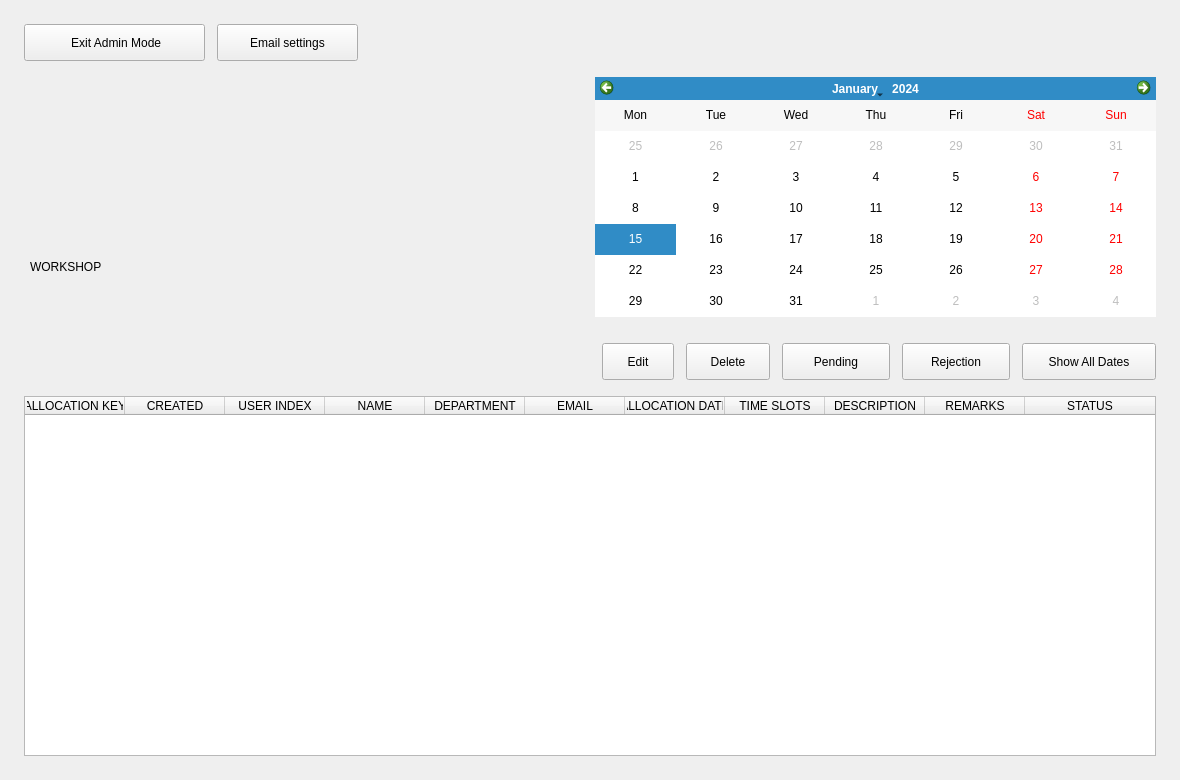
<?xml version='1.0' encoding='utf-8'?>
<ui version="4.0">
 <class>adminWidget</class>
 <widget class="QWidget" name="adminWidget">
  <property name="geometry">
   <rect>
    <x>0</x>
    <y>0</y>
    <width>1180</width>
    <height>780</height>
   </rect>
  </property>
  <property name="darkStyleSheet" stdset="0">
   <string notr="true">QWidget { font-family: "Segoe UI"; font-size: 10pt; }
QWidget { color:#F1F5F9;   }
QMainWindow, QStackedWidget, QWidget#welcomeWidget, QWidget#selectionWidget, QWidget#calanderWidget, QWidget#formWidget, QWidget#adminWidget { background:#0F172A; }
QScrollArea { border:none; background:transparent; }
QScrollArea &gt; QWidget &gt; QWidget { background:#0F172A; }
QScrollArea#cardsScrollArea &gt; QWidget, QWidget#cardsScrollContents { background:transparent; }
QLabel { background:transparent; }
QLabel#welcomeTitle { color:#AABAD0;   }
QLabel#syncLabTitle {   }
QLabel#syncLabSubtitle {   }
QLabel#welcomeDesc, QLabel#selectedDescLabel2, QLabel#adminWsDescLbl { color:#AABAD0;  }
QLabel#selectTitleLabel, QLabel#selectedNameLabel2, QLabel#confirmTitleLbl, QLabel#adminWsTitleLbl {   }
QLineEdit, QTextEdit, QComboBox { background:#1E293B; border:1px solid #43536B; border-radius:7px; padding:8px; selection-background-color:#2563EB; selection-color:white; }
QLineEdit:focus, QTextEdit:focus, QComboBox:focus { border:1px solid #2563EB; }
QComboBox QAbstractItemView { background:#1E293B; color:#F1F5F9; selection-background-color:#2563EB; selection-color:white; }
QPushButton { background:#1E293B; color:#F1F5F9; border:1px solid #43536B; border-radius:8px; padding:9px 14px;  }
QPushButton:hover, QPushButton:focus { background:#253C61; border-color:#2563EB; }
QPushButton:pressed { border:2px solid #2563EB; }
QPushButton#allocateNowBtn, QPushButton#nextBtn, QPushButton#nextTo3Btn, QPushButton#submitBtn, QPushButton#updateBtn { background:#2563EB; color:white; border:1px solid #2563EB; }
QPushButton#allocateNowBtn:hover, QPushButton#nextBtn:hover, QPushButton#nextTo3Btn:hover, QPushButton#submitBtn:hover, QPushButton#updateBtn:hover { background:#1D4ED8; }
QPushButton#deleteBtn, QPushButton#adminDelBtn { color:#FDA4AF; }
QPushButton[timeSlot=true] { padding:10px 8px; }
QPushButton:checked { background:#2563EB; color:white; border-color:#2563EB; }
QPushButton:disabled { background:#0F172A; color:#AABAD0; border:1px solid #43536B; }
QPushButton#allocateNowBtn:disabled, QPushButton#nextBtn:disabled, QPushButton#nextTo3Btn:disabled, QPushButton#submitBtn:disabled, QPushButton#updateBtn:disabled, QPushButton#deleteBtn:disabled, QPushButton#adminDelBtn:disabled { background:#0F172A; color:#AABAD0; border:1px solid #43536B; }
QFrame#summaryBox { background:#253C61; border:1px solid #43536B; border-radius:10px; }
QLabel#summaryDateLbl { color:#8DB8FF;  }
QTableWidget { background:#1E293B; alternate-background-color:#0F172A; border:1px solid #43536B; gridline-color:#43536B; selection-background-color:#253C61; selection-color:#F1F5F9; }
QHeaderView::section { font-weight:600; background:#253C61; color:#F1F5F9; border:none; padding:10px;  }
QTableWidget QLineEdit, QTableWidget QComboBox { padding:4px; border-radius:4px; }
QCalendarWidget { background:#1E293B; border:1px solid #43536B; border-radius:8px; }
QCalendarWidget QWidget#qt_calendar_navigationbar { background:#2563EB; }
QCalendarWidget QToolButton { font-weight:600; color:white; background:transparent; padding:6px;  }
QCalendarWidget QMenu, QCalendarWidget QSpinBox { background:#1E293B; color:#F1F5F9; }
QCalendarWidget QAbstractItemView { background:#1E293B; color:#F1F5F9; selection-background-color:#2563EB; selection-color:white; outline:0; }
QToolTip { background:#1E293B; color:#F1F5F9; border:1px solid #43536B; padding:6px; }
#adminWidget { font-family: "Segoe UI"; font-size: 10pt; font-weight: normal; }
#adminBackBtn { font-family: "Segoe UI"; font-size: 10pt; font-weight: bold; }
#adminImgLabel { font-family: "Segoe UI"; font-size: 10pt; font-weight: normal; }
#adminWsTitleLbl { font-family: "Segoe UI"; font-size: 19pt; font-weight: bold; }
#adminWsDescLbl { font-family: "Segoe UI"; font-size: 11pt; font-weight: normal; }
#adminSettingsBtn { font-family: "Segoe UI"; font-size: 10pt; font-weight: bold; }
#adminShowAllBtn { font-family: "Segoe UI"; font-size: 10pt; font-weight: bold; }
#adminCalFrame { font-family: "Segoe UI"; font-size: 10pt; font-weight: normal; }
#adminCalendar { font-family: "Segoe UI"; font-size: 10pt; font-weight: normal; }
#adminEditBtn { font-family: "Segoe UI"; font-size: 10pt; font-weight: bold; }
#adminDelBtn { font-family: "Segoe UI"; font-size: 10pt; font-weight: bold; }
#pendingEmailBtn { font-family: "Segoe UI"; font-size: 10pt; font-weight: bold; }
#rejectEmailBtn { font-family: "Segoe UI"; font-size: 10pt; font-weight: bold; }
#mainTable { font-family: "Segoe UI"; font-size: 10pt; font-weight: normal; }
CustomCalendarWidget {
 qproperty-approvedColor: #166534;
 qproperty-pendingColor: #92400E;
 qproperty-rejectedColor: #B91C1C;
 qproperty-badgeTextColor: #FFFFFF;
 qproperty-headerBackground: #DBEAFE;
 qproperty-headerForeground: #1E40AF;
 qproperty-badgeFontSize: 11;
}</string>
  </property>
  <property name="styleSheet">
   <string notr="true">QWidget { font-family: "Segoe UI"; font-size: 10pt; }
QWidget { color:#17243B;   }
QMainWindow, QStackedWidget, QWidget#welcomeWidget, QWidget#selectionWidget, QWidget#calanderWidget, QWidget#formWidget, QWidget#adminWidget { background:#F4F7FB; }
QScrollArea { border:none; background:transparent; }
QScrollArea &gt; QWidget &gt; QWidget { background:#F4F7FB; }
QScrollArea#cardsScrollArea &gt; QWidget, QWidget#cardsScrollContents { background:transparent; }
QLabel { background:transparent; }
QLabel#welcomeTitle { color:#52647D;   }
QLabel#syncLabTitle {   }
QLabel#syncLabSubtitle {   }
QLabel#welcomeDesc, QLabel#selectedDescLabel2, QLabel#adminWsDescLbl { color:#52647D;  }
QLabel#selectTitleLabel, QLabel#selectedNameLabel2, QLabel#confirmTitleLbl, QLabel#adminWsTitleLbl {   }
QLineEdit, QTextEdit, QComboBox { background:#FFFFFF; border:1px solid #D4DEEB; border-radius:7px; padding:8px; selection-background-color:#2563EB; selection-color:white; }
QLineEdit:focus, QTextEdit:focus, QComboBox:focus { border:1px solid #2563EB; }
QComboBox QAbstractItemView { background:#FFFFFF; color:#17243B; selection-background-color:#2563EB; selection-color:white; }
QPushButton { background:#FFFFFF; color:#17243B; border:1px solid #D4DEEB; border-radius:8px; padding:9px 14px;  }
QPushButton:hover, QPushButton:focus { background:#EAF2FF; border-color:#2563EB; }
QPushButton:pressed { border:2px solid #2563EB; }
QPushButton#allocateNowBtn, QPushButton#nextBtn, QPushButton#nextTo3Btn, QPushButton#submitBtn, QPushButton#updateBtn { background:#2563EB; color:white; border:1px solid #2563EB; }
QPushButton#allocateNowBtn:hover, QPushButton#nextBtn:hover, QPushButton#nextTo3Btn:hover, QPushButton#submitBtn:hover, QPushButton#updateBtn:hover { background:#1D4ED8; }
QPushButton#deleteBtn, QPushButton#adminDelBtn { color:#BE123C; }
QPushButton[timeSlot=true] { padding:10px 8px; }
QPushButton:checked { background:#2563EB; color:white; border-color:#2563EB; }
QPushButton:disabled { background:#F4F7FB; color:#52647D; border:1px solid #D4DEEB; }
QPushButton#allocateNowBtn:disabled, QPushButton#nextBtn:disabled, QPushButton#nextTo3Btn:disabled, QPushButton#submitBtn:disabled, QPushButton#updateBtn:disabled, QPushButton#deleteBtn:disabled, QPushButton#adminDelBtn:disabled { background:#F4F7FB; color:#52647D; border:1px solid #D4DEEB; }
QFrame#summaryBox { background:#EAF2FF; border:1px solid #D4DEEB; border-radius:10px; }
QLabel#summaryDateLbl { color:#2563EB;  }
QTableWidget { background:#FFFFFF; alternate-background-color:#F4F7FB; border:1px solid #D4DEEB; gridline-color:#D4DEEB; selection-background-color:#EAF2FF; selection-color:#17243B; }
QHeaderView::section { font-weight:600; background:#EAF2FF; color:#17243B; border:none; padding:10px;  }
QTableWidget QLineEdit, QTableWidget QComboBox { padding:4px; border-radius:4px; }
QCalendarWidget { background:#FFFFFF; border:1px solid #D4DEEB; border-radius:8px; }
QCalendarWidget QWidget#qt_calendar_navigationbar { background:#2563EB; }
QCalendarWidget QToolButton { font-weight:600; color:white; background:transparent; padding:6px;  }
QCalendarWidget QMenu, QCalendarWidget QSpinBox { background:#FFFFFF; color:#17243B; }
QCalendarWidget QAbstractItemView { background:#FFFFFF; color:#17243B; selection-background-color:#2563EB; selection-color:white; outline:0; }
QToolTip { background:#FFFFFF; color:#17243B; border:1px solid #D4DEEB; padding:6px; }
#adminWidget { font-family: "Segoe UI"; font-size: 10pt; font-weight: normal; }
#adminBackBtn { font-family: "Segoe UI"; font-size: 10pt; font-weight: bold; }
#adminImgLabel { font-family: "Segoe UI"; font-size: 10pt; font-weight: normal; }
#adminWsTitleLbl { font-family: "Segoe UI"; font-size: 19pt; font-weight: bold; }
#adminWsDescLbl { font-family: "Segoe UI"; font-size: 11pt; font-weight: normal; }
#adminSettingsBtn { font-family: "Segoe UI"; font-size: 10pt; font-weight: bold; }
#adminShowAllBtn { font-family: "Segoe UI"; font-size: 10pt; font-weight: bold; }
#adminCalFrame { font-family: "Segoe UI"; font-size: 10pt; font-weight: normal; }
#adminCalendar { font-family: "Segoe UI"; font-size: 10pt; font-weight: normal; }
#adminEditBtn { font-family: "Segoe UI"; font-size: 10pt; font-weight: bold; }
#adminDelBtn { font-family: "Segoe UI"; font-size: 10pt; font-weight: bold; }
#pendingEmailBtn { font-family: "Segoe UI"; font-size: 10pt; font-weight: bold; }
#rejectEmailBtn { font-family: "Segoe UI"; font-size: 10pt; font-weight: bold; }
#mainTable { font-family: "Segoe UI"; font-size: 10pt; font-weight: normal; }
CustomCalendarWidget {
 qproperty-approvedColor: #166534;
 qproperty-pendingColor: #92400E;
 qproperty-rejectedColor: #B91C1C;
 qproperty-badgeTextColor: #FFFFFF;
 qproperty-headerBackground: #DBEAFE;
 qproperty-headerForeground: #1E40AF;
 qproperty-badgeFontSize: 11;
}</string>
  </property>
  <widget class="QPushButton" name="adminBackBtn">
   <property name="geometry">
    <rect>
     <x>24</x>
     <y>24</y>
     <width>181</width>
     <height>37</height>
    </rect>
   </property>
   <property name="cursor">
    <cursorShape>PointingHandCursor</cursorShape>
   </property>
   <property name="text">
    <string> Exit Admin Mode</string>
   </property>
  </widget>
  <widget class="QLabel" name="adminImgLabel">
   <property name="geometry">
    <rect>
     <x>24</x>
     <y>80</y>
     <width>181</width>
     <height>171</height>
    </rect>
   </property>
   <property name="textFormat">
    <enum>Qt::TextFormat::PlainText</enum>
   </property>
   <property name="pixmap">
    <pixmap resource="../../resources/images.qrc">:/workshops/Biochemistry.png</pixmap>
   </property>
   <property name="scaledContents">
    <bool>true</bool>
   </property>
   <property name="alignment">
    <set>Qt::AlignmentFlag::AlignCenter</set>
   </property>
  </widget>
  <widget class="QLabel" name="adminWsTitleLbl">
   <property name="geometry">
    <rect>
     <x>30</x>
     <y>260</y>
     <width>554</width>
     <height>66</height>
    </rect>
   </property>
   <property name="text">
    <string>WORKSHOP</string>
   </property>
   <property name="textFormat">
    <enum>Qt::TextFormat::PlainText</enum>
   </property>
   <property name="alignment">
    <set>Qt::AlignmentFlag::AlignLeading|Qt::AlignmentFlag::AlignLeft|Qt::AlignmentFlag::AlignTop</set>
   </property>
   <property name="wordWrap">
    <bool>true</bool>
   </property>
  </widget>
  <widget class="QLabel" name="adminWsDescLbl">
   <property name="geometry">
    <rect>
     <x>30</x>
     <y>340</y>
     <width>554</width>
     <height>40</height>
    </rect>
   </property>
   <property name="textFormat">
    <enum>Qt::TextFormat::PlainText</enum>
   </property>
   <property name="alignment">
    <set>Qt::AlignmentFlag::AlignLeading|Qt::AlignmentFlag::AlignLeft|Qt::AlignmentFlag::AlignTop</set>
   </property>
   <property name="wordWrap">
    <bool>true</bool>
   </property>
  </widget>
  <widget class="QPushButton" name="adminSettingsBtn">
   <property name="geometry">
    <rect>
     <x>217</x>
     <y>24</y>
     <width>141</width>
     <height>37</height>
    </rect>
   </property>
   <property name="cursor">
    <cursorShape>PointingHandCursor</cursorShape>
   </property>
   <property name="text">
    <string>Email settings</string>
   </property>
  </widget>
  <widget class="QPushButton" name="adminShowAllBtn">
   <property name="geometry">
    <rect>
     <x>1022</x>
     <y>343</y>
     <width>134</width>
     <height>37</height>
    </rect>
   </property>
   <property name="cursor">
    <cursorShape>PointingHandCursor</cursorShape>
   </property>
   <property name="text">
    <string>Show All Dates</string>
   </property>
  </widget>
  <widget class="CustomCalendarWidget" name="adminCalendar">
   <property name="geometry">
    <rect>
     <x>595</x>
     <y>77</y>
     <width>561</width>
     <height>240</height>
    </rect>
   </property>
   <property name="verticalHeaderFormat">
    <enum>QCalendarWidget::VerticalHeaderFormat::NoVerticalHeader</enum>
   </property>
  </widget>
  <widget class="QPushButton" name="adminEditBtn">
   <property name="geometry">
    <rect>
     <x>602</x>
     <y>343</y>
     <width>72</width>
     <height>37</height>
    </rect>
   </property>
   <property name="cursor">
    <cursorShape>PointingHandCursor</cursorShape>
   </property>
   <property name="text">
    <string>Edit</string>
   </property>
  </widget>
  <widget class="QPushButton" name="adminDelBtn">
   <property name="geometry">
    <rect>
     <x>686</x>
     <y>343</y>
     <width>84</width>
     <height>37</height>
    </rect>
   </property>
   <property name="cursor">
    <cursorShape>PointingHandCursor</cursorShape>
   </property>
   <property name="text">
    <string>Delete</string>
   </property>
  </widget>
  <widget class="QPushButton" name="pendingEmailBtn">
   <property name="geometry">
    <rect>
     <x>782</x>
     <y>343</y>
     <width>108</width>
     <height>37</height>
    </rect>
   </property>
   <property name="cursor">
    <cursorShape>PointingHandCursor</cursorShape>
   </property>
   <property name="text">
    <string>Pending</string>
   </property>
  </widget>
  <widget class="QPushButton" name="rejectEmailBtn">
   <property name="geometry">
    <rect>
     <x>902</x>
     <y>343</y>
     <width>108</width>
     <height>37</height>
    </rect>
   </property>
   <property name="cursor">
    <cursorShape>PointingHandCursor</cursorShape>
   </property>
   <property name="text">
    <string>Rejection</string>
   </property>
  </widget>
  <widget class="QTableWidget" name="mainTable">
   <property name="geometry">
    <rect>
     <x>24</x>
     <y>396</y>
     <width>1132</width>
     <height>360</height>
    </rect>
   </property>
   <property name="editTriggers">
    <set>QAbstractItemView::EditTrigger::NoEditTriggers</set>
   </property>
   <property name="alternatingRowColors">
    <bool>true</bool>
   </property>
   <property name="selectionMode">
    <enum>QAbstractItemView::SelectionMode::SingleSelection</enum>
   </property>
   <property name="selectionBehavior">
    <enum>QAbstractItemView::SelectionBehavior::SelectRows</enum>
   </property>
   <property name="verticalScrollMode">
    <enum>QAbstractItemView::ScrollMode::ScrollPerPixel</enum>
   </property>
   <property name="horizontalScrollMode">
    <enum>QAbstractItemView::ScrollMode::ScrollPerPixel</enum>
   </property>
   <property name="wordWrap">
    <bool>false</bool>
   </property>
   <property name="columnCount">
    <number>11</number>
   </property>
   <column>
    <property name="text">
     <string>ALLOCATION KEY</string>
    </property>
   </column>
   <column>
    <property name="text">
     <string>CREATED</string>
    </property>
   </column>
   <column>
    <property name="text">
     <string>USER INDEX</string>
    </property>
   </column>
   <column>
    <property name="text">
     <string>NAME</string>
    </property>
   </column>
   <column>
    <property name="text">
     <string>DEPARTMENT</string>
    </property>
   </column>
   <column>
    <property name="text">
     <string>EMAIL</string>
    </property>
   </column>
   <column>
    <property name="text">
     <string>ALLOCATION DATE</string>
    </property>
   </column>
   <column>
    <property name="text">
     <string>TIME SLOTS</string>
    </property>
   </column>
   <column>
    <property name="text">
     <string>DESCRIPTION</string>
    </property>
   </column>
   <column>
    <property name="text">
     <string>REMARKS</string>
    </property>
   </column>
   <column>
    <property name="text">
     <string>STATUS</string>
    </property>
   </column>
   <property name="columnWidths" stdset="0">
    <string notr="true">155,150,100,150,200,200,140,210,200,190,130</string>
   </property>
   <attribute name="verticalHeaderDefaultSectionSize">
    <number>44</number>
   </attribute>
   <attribute name="horizontalHeaderStretchLastSection">
    <bool>true</bool>
   </attribute>
   <attribute name="verticalHeaderVisible">
    <bool>false</bool>
   </attribute>
  </widget>
 </widget>
 <customwidgets>
  <customwidget>
   <class>CustomCalendarWidget</class>
   <extends>QCalendarWidget</extends>
   <header>customcalendarwidget.h</header>
  </customwidget>
 </customwidgets>
 <resources>
  <include location="../../resources/images.qrc" />
 </resources>
 <connections />
</ui>
